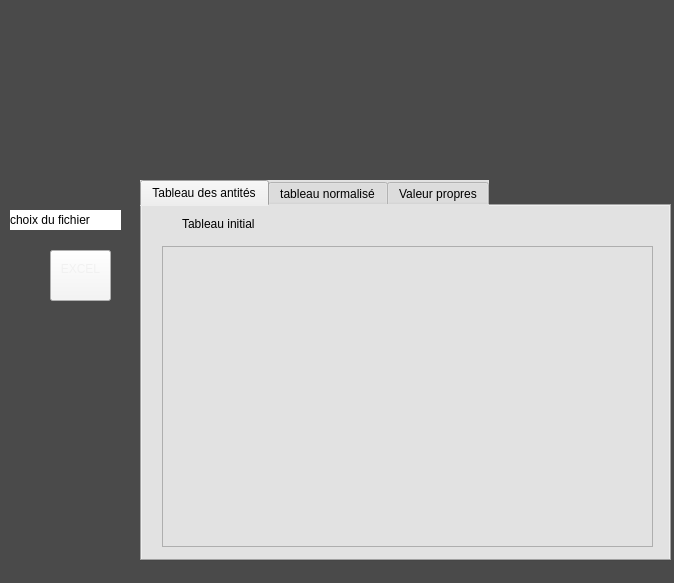
<?xml version="1.0" encoding="UTF-8"?>
<ui version="4.0">
 <class>ACP</class>
 <widget class="QMainWindow" name="ACP">
  <property name="geometry">
   <rect>
    <x>0</x>
    <y>0</y>
    <width>674</width>
    <height>583</height>
   </rect>
  </property>
  <property name="sizePolicy">
   <sizepolicy hsizetype="Expanding" vsizetype="Preferred">
    <horstretch>147</horstretch>
    <verstretch>69</verstretch>
   </sizepolicy>
  </property>
  <property name="baseSize">
   <size>
    <width>0</width>
    <height>0</height>
   </size>
  </property>
  <property name="mouseTracking">
   <bool>true</bool>
  </property>
  <property name="windowTitle">
   <string>ACP Améliorée</string>
  </property>
  <property name="windowIcon">
   <iconset>
    <normaloff>../../.designer/backup/photos/acp.jpg</normaloff>../../.designer/backup/photos/acp.jpg</iconset>
  </property>
  <property name="windowOpacity">
   <double>8.000000000000000</double>
  </property>
  <property name="styleSheet">
   <string notr="true">background-color: rgb(74, 74, 74)</string>
  </property>
  <property name="iconSize">
   <size>
    <width>100</width>
    <height>100</height>
   </size>
  </property>
  <property name="documentMode">
   <bool>false</bool>
  </property>
  <property name="dockNestingEnabled">
   <bool>true</bool>
  </property>
  <property name="dockOptions">
   <set>QMainWindow::AllowNestedDocks|QMainWindow::AllowTabbedDocks|QMainWindow::AnimatedDocks|QMainWindow::GroupedDragging|QMainWindow::VerticalTabs</set>
  </property>
  <property name="unifiedTitleAndToolBarOnMac">
   <bool>true</bool>
  </property>
  <widget class="QWidget" name="centralwidget">
   <widget class="QToolButton" name="confirmer">
    <property name="geometry">
     <rect>
      <x>50</x>
      <y>250</y>
      <width>61</width>
      <height>51</height>
     </rect>
    </property>
    <property name="cursor">
     <cursorShape>CrossCursor</cursorShape>
    </property>
    <property name="styleSheet">
     <string notr="true">color: rgb(241, 241, 241);
background-color: rgb(245, 245, 245);</string>
    </property>
    <property name="text">
     <string>EXCEL
</string>
    </property>
    <property name="icon">
     <iconset resource="resources.qrc">
      <normaloff>:/newPrefix/photos/excel.png</normaloff>:/newPrefix/photos/excel.png</iconset>
    </property>
    <property name="iconSize">
     <size>
      <width>88</width>
      <height>57</height>
     </size>
    </property>
   </widget>
   <widget class="QLabel" name="label">
    <property name="geometry">
     <rect>
      <x>10</x>
      <y>210</y>
      <width>111</width>
      <height>20</height>
     </rect>
    </property>
    <property name="styleSheet">
     <string notr="true">color: black;
background-color: rgb(255, 255, 255);
font: 12pt &quot;Andalus&quot;;</string>
    </property>
    <property name="text">
     <string>choix du fichier</string>
    </property>
   </widget>
   <widget class="QLabel" name="label_2">
    <property name="geometry">
     <rect>
      <x>0</x>
      <y>0</y>
      <width>671</width>
      <height>171</height>
     </rect>
    </property>
    <property name="styleSheet">
     <string notr="true">border-color: black</string>
    </property>
    <property name="text">
     <string/>
    </property>
    <property name="pixmap">
     <pixmap resource="resources.qrc">:/newPrefix/photos/datamining.jpg</pixmap>
    </property>
    <property name="scaledContents">
     <bool>true</bool>
    </property>
   </widget>
   <widget class="QTabWidget" name="tabWidget">
    <property name="geometry">
     <rect>
      <x>140</x>
      <y>180</y>
      <width>531</width>
      <height>381</height>
     </rect>
    </property>
    <property name="whatsThis">
     <string>&lt;html&gt;&lt;head/&gt;&lt;body&gt;&lt;p&gt;&lt;br/&gt;&lt;/p&gt;&lt;/body&gt;&lt;/html&gt;</string>
    </property>
    <property name="styleSheet">
     <string notr="true">background-color: rgb(226, 226, 226);</string>
    </property>
    <property name="currentIndex">
     <number>0</number>
    </property>
    <widget class="QWidget" name="tab">
     <property name="enabled">
      <bool>true</bool>
     </property>
     <property name="styleSheet">
      <string notr="true">border-color: rgb(103, 103, 103);</string>
     </property>
     <attribute name="title">
      <string>Tableau des antités</string>
     </attribute>
     <widget class="QTableView" name="tableView">
      <property name="geometry">
       <rect>
        <x>20</x>
        <y>40</y>
        <width>491</width>
        <height>301</height>
       </rect>
      </property>
     </widget>
     <widget class="QLabel" name="label_3">
      <property name="geometry">
       <rect>
        <x>40</x>
        <y>10</y>
        <width>101</width>
        <height>16</height>
       </rect>
      </property>
      <property name="text">
       <string>Tableau initial</string>
      </property>
     </widget>
    </widget>
    <widget class="QWidget" name="tab_2">
     <attribute name="title">
      <string>tableau normalisé</string>
     </attribute>
    </widget>
    <widget class="QWidget" name="tab_3">
     <attribute name="title">
      <string>Valeur propres</string>
     </attribute>
    </widget>
   </widget>
  </widget>
  <widget class="QStatusBar" name="statusbar"/>
 </widget>
 <resources>
  <include location="resources.qrc"/>
 </resources>
 <connections/>
</ui>
